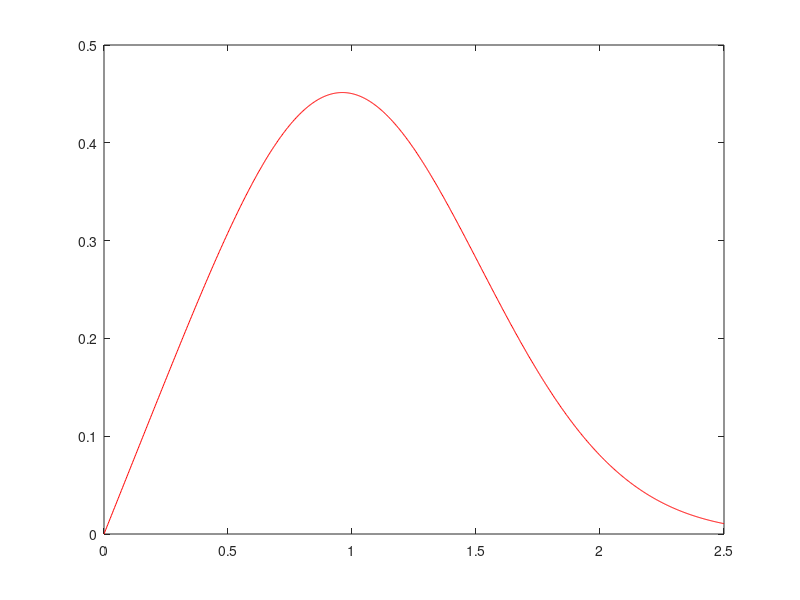

Reproduce this figure in MATLAB. (Note: this script raises an error after producing the figure.)
clear all
close all
addpath Ni\
addpath zheng_pdf\
addpath XZBbaoluo\
ts=5e-5;
Ns=1e5;
t=(0:Ns-1)*ts;
h1=load("N.mat");
h2=load("Z.mat");
h3=load("XZB.mat");
figure(1)
% [f,xi]=ksdensity(abs(h1.pdf));
x = linspace(0, 2.5, 1000);
plot(x,h1.pdf,'r');
hold on
% [ff,xii]=ksdensity(abs(h2.pdf_amplitude));
plot(x,h2.pdf_amplitude,'g');
hold on
% [fff,xiii]=ksdensity(abs(h3.f));
plot(x,h3.f,'b');
%添加莱斯信道理论包络曲线
K = 0.7; % 莱斯因子
% sigma = 1; % 高斯分布的标准差
A=0.8;
sigma=sqrt(A.^2/2*K);
Rician_pdf = (x./(sigma.^2)).*exp(-(x.^2 + A.^2)./(2*sigma.^2)).*besseli(0, A.*x./(sigma.^2));
plot(x, Rician_pdf, 'm');
hold on



ylabel('概率密度');xlabel('幅值');title('幅度分布');axis([0 2.5 0 1]);
legend('逆变换法','Xiao&Zheng模型','XZB模型','理论包络');

% 计算逆变换法曲线的偏斜度和陡峭度
skewness_h1 = skewness(h1.pdf);
kurtosis_h1 = kurtosis(h1.pdf);
peak_val_h1 = max(h1.pdf); % 计算峰值
mean_val_h1 = mean(h1.pdf); % 计算均值
var_val_h1 = var(h1.pdf); % 计算方差


% 计算Xiao&Zheng模型曲线的偏斜度和陡峭度
skewness_h2 = skewness(h2.pdf_amplitude);
kurtosis_h2 = kurtosis(h2.pdf_amplitude);
peak_val_h2 = max(h2.pdf_amplitude); % 计算峰值
mean_val_h2 = mean(h2.pdf_amplitude); % 计算均值
var_val_h2 = var(h2.pdf_amplitude); % 计算方差


% 计算理论包络曲线的偏斜度和陡峭度
skewness_Rician = skewness(Rician_pdf);
kurtosis_Rician = kurtosis(Rician_pdf);
peak_val_Rician = max(Rician_pdf); % 计算峰值
mean_val_Rician = mean(Rician_pdf); % 计算均值
var_val_Rician = var(Rician_pdf); % 计算方差


% 计算XZB模型曲线的偏斜度和陡峭度
skewness_h3 = skewness(h3.f);
kurtosis_h3 = kurtosis(h3.f);
peak_val_h3 = max(h3.f); % 计算峰值
mean_val_h3 = mean(h3.f); % 计算均值
var_val_h3 = var(h3.f); % 计算方差


disp('逆变换法曲线的偏斜度和陡峭度:');
disp(['偏斜度: ', num2str(skewness_h1)]);
disp(['陡峭度: ', num2str(kurtosis_h1)]);
disp(['峰值：', num2str(peak_val_h1)]);
disp(['均值：', num2str(mean_val_h1)]);
disp(['方差：', num2str(var_val_h1)]);

disp('Xiao&Zheng模型曲线的偏斜度和陡峭度:');
disp(['偏斜度: ', num2str(skewness_h2)]);
disp(['陡峭度: ', num2str(kurtosis_h2)]);
disp(['峰值：', num2str(peak_val_h2)]);
disp(['均值：', num2str(mean_val_h2)]);
disp(['方差：', num2str(var_val_h2)]);

disp('XZB模型曲线的偏斜度和陡峭度:');
disp(['偏斜度: ', num2str(skewness_h3)]);
disp(['陡峭度: ', num2str(kurtosis_h3)]);
disp(['峰值：', num2str(peak_val_h3)]);
disp(['均值：', num2str(mean_val_h3)]);
disp(['方差：', num2str(var_val_h3)]);

disp('理论包络曲线的偏斜度和陡峭度:');
disp(['偏斜度: ', num2str(skewness_Rician)]);
disp(['陡峭度: ', num2str(kurtosis_Rician)]);
disp(['峰值：', num2str(peak_val_Rician)]);
disp(['均值：', num2str(mean_val_Rician)]);
disp(['方差：', num2str(var_val_Rician)]);